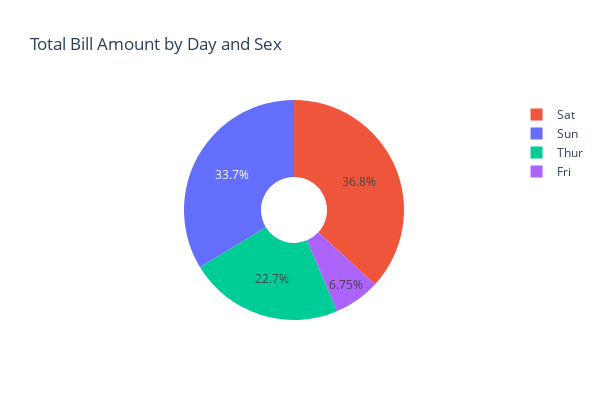

Notebook source saved alongside this figure:
### Code cell
fig=px.pie(df,
    names='day',        # The categorical variable for the slices
    values='total_bill', # The numerical variable to determine slice size
    color='day',        # Adds color variation and a legend based on 'sex'
    hole=.3,            # Creates a donut chart
    title='Total Bill Amount by Day and Sex',
    height=400, width=600)
fig.show()

### Figure 1 — Plotly figure (JSON) as saved in the notebook; plotly's stock layout.template omitted (floating-point values rounded to 4 significant figures; data arrays with more than 128 entries replaced by an {"elided": "..."} marker saying what was removed)
{"data": [{"customdata": {"elided": "244x1 str values"}, "domain": {"x": [0, 1], "y": [0, 1]}, "hole": 0.3, "hovertemplate": "day=%{customdata[0]}<br>total_bill=%{value}<extra></extra>", "labels": {"elided": "244 str values"}, "legendgroup": "", "marker": {"colors": {"elided": "244 str values"}}, "name": "", "showlegend": true, "type": "pie", "values": {"elided": "244 float values"}}], "layout": {"height": 400, "legend": {"tracegroupgap": 0}, "title": {"text": "Total Bill Amount by Day and Sex"}, "width": 600}}
